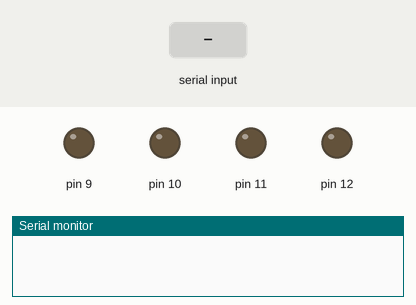
A sketch run on a simulated Arduino Uno, built with avr-gcc and run on an emulated ATmega328P. Parts: output pins drawn as LEDs (lit = HIGH), the last lines printed to the serial monitor. The test bench sets the inputs (shaded band).

Above: at 1.2 s.
1.3 s: "F" received over Serial
At 1.8 s:
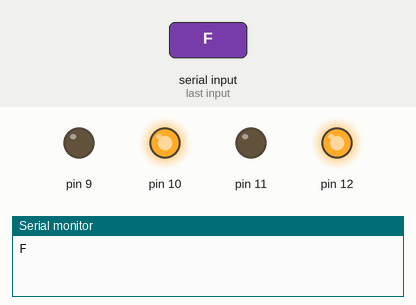
2.8 s: "S" received over Serial
At 4.1 s:
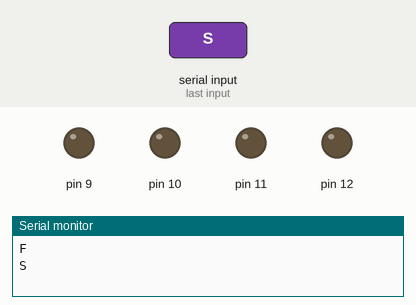
Timing chart, 0 to 5.8 s (numbered marks = the images above; inputs shaded):
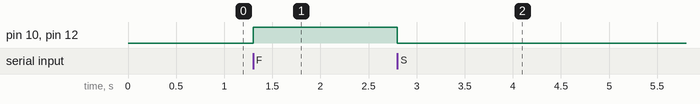

Measured:
- after the input at 1.3 s, pin 10, pin 12: LOW → HIGH at once
- after the input at 2.8 s, pin 10, pin 12: HIGH → LOW at once

The sketch:

RC-Car.ino
```cpp
//Driving subsystem

char move[1];


void setup() {
  pinMode(9, OUTPUT);
  pinMode(10, OUTPUT);
  pinMode(11, OUTPUT);
  pinMode(12, OUTPUT);

  Serial.begin(9600);
}


void loop() {
  //digitalWrite(12, HIGH); // Turn right side wheels forward
  //digitalWrite(11, LOW); // Turn right side wheels Backward
  //digitalWrite(10, HIGH); // Turn Left side wheels forward
  //digitalWrite(9, LOW); // Turn left side wheels backwards
  if (Serial.available()>0) {
    Serial.readBytes(move, 1);
    Serial.println(move[0]);
  }


  if (move[0]=='F') {
    digitalWrite(9, LOW);
    digitalWrite(10, HIGH);
    digitalWrite(11, LOW);
    digitalWrite(12, HIGH);
  }
  else if (move[0]=='S') {
    //Turn right
    /*digitalWrite(9, LOW);
    digitalWrite(10, HIGH);
    digitalWrite(11, HIGH);
    digitalWrite(12, LOW);*/
    //Stop
    digitalWrite(9, LOW);
    digitalWrite(10, LOW);
    digitalWrite(11, LOW);
    digitalWrite(12, LOW);
  }
}
```
